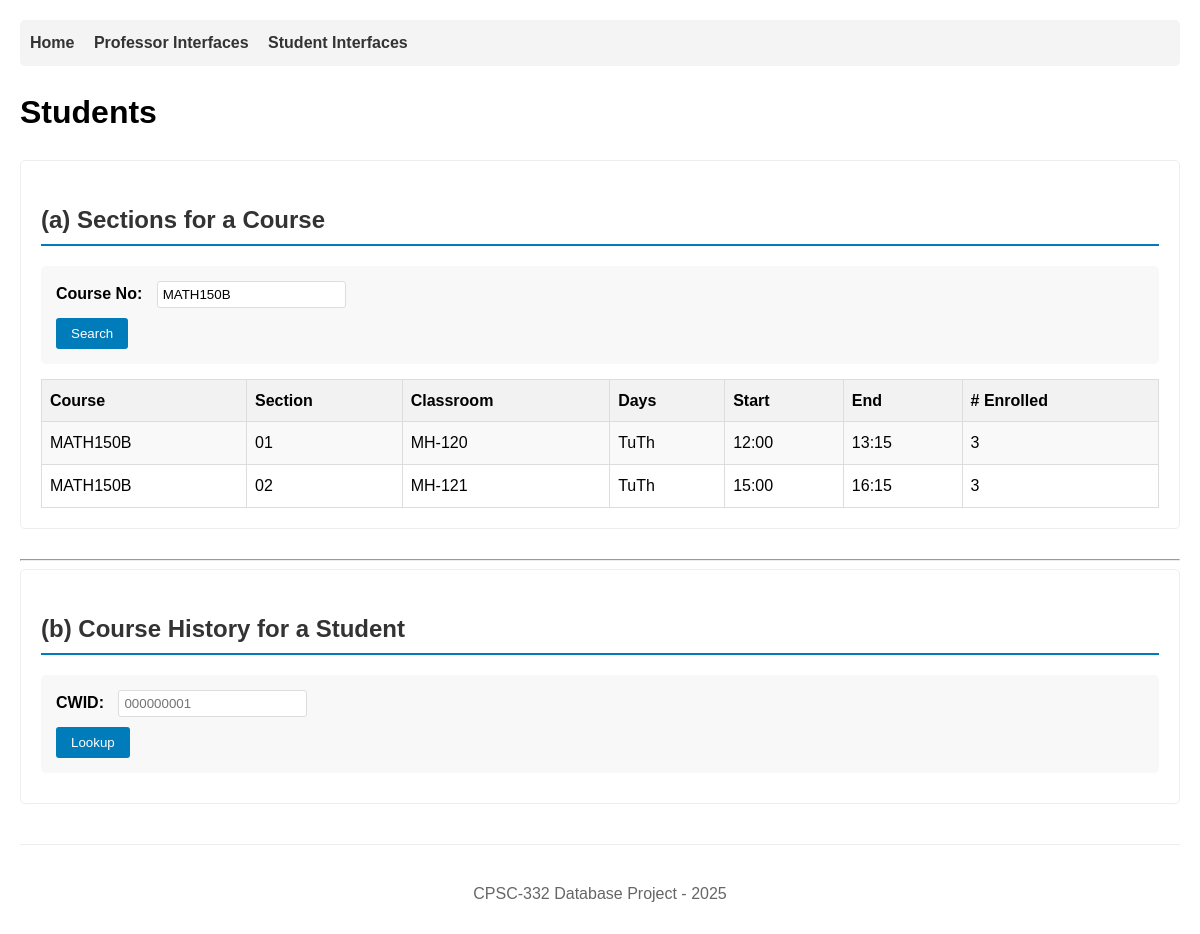
/students.php?course_no=MATH150B, run on the app's committed database.
### tables this page shows
CREATE TABLE sections (
  course_no      VARCHAR(10) NOT NULL,
  section_no     VARCHAR(8)  NOT NULL,
  classroom      VARCHAR(50),
  seats          INT,
  meeting_days   VARCHAR(10),        
  start_time     TIME,
  end_time       TIME,
  professor_ssn  CHAR(9) NOT NULL,
  PRIMARY KEY (course_no, section_no),
  CONSTRAINT fk_sec_course FOREIGN KEY (course_no) REFERENCES courses(course_no),
  CONSTRAINT fk_sec_prof   FOREIGN KEY (professor_ssn) REFERENCES professors(ssn)
);

### public/students.php (the view, shortened to what this page needs)
<?php
$pdo = db();
$sections = [];
if (isset($_GET['course_no'])) {
  $stmt = $pdo->prepare("
    SELECT s.course_no, s.section_no, s.classroom, s.meeting_days, s.start_time, s.end_time,
           COUNT(e.id) AS enrolled
    FROM sections s
    LEFT JOIN enrollments e
      ON e.course_no = s.course_no AND e.section_no = s.section_no
    WHERE s.course_no = ?
    GROUP BY s.course_no, s.section_no, s.classroom, s.meeting_days, s.start_time, s.end_time
    ORDER BY s.section_no
  ");
  $stmt->execute([$_GET['course_no']]);
  $sections = $stmt->fetchAll();
}
ob_start(); ?>
<section>
  <h2>(a) Sections for a Course</h2>
  <form method="get">
    <label>Course No: <input name="course_no" placeholder="CPSC332"
      value="<?= htmlspecialchars($_GET['course_no'] ?? '') ?>"></label>
    <button type="submit">Search</button>
  </form>
  <?php if ($sections): ?>
    <table>
      <tr><th>Course</th><th>Section</th><th>Classroom</th><th>Days</th><th>Start</th><th>End</th><th># Enrolled</th></tr>
      <?php foreach ($sections as $r): ?>
        <tr>
          <td><?= htmlspecialchars($r['course_no']) ?></td>
          <td><?= htmlspecialchars($r['section_no']) ?></td>
          <td><?= htmlspecialchars($r['classroom']) ?></td>
          <td><?= htmlspecialchars($r['meeting_days']) ?></td>
          <td><?= htmlspecialchars(substr($r['start_time'],0,5)) ?></td>
          <td><?= htmlspecialchars(substr($r['end_time'],0,5)) ?></td>
          <td><?= (int)$r['enrolled'] ?></td>
        </tr>
      <?php endforeach; ?>
    </table>
  <?php elseif (isset($_GET['course_no'])): ?>
    <p>No sections found.</p>
  <?php endif; ?>
</section>
<hr>
<section>
  <h2>(b) Course History for a Student</h2>
  <form method="get">
    <label>CWID: <input name="cw_id" placeholder="000000001"
      value="<?= htmlspecialchars($_GET['cw_id'] ?? '') ?>"></label>
    <button type="submit">Lookup</button>
  </form>
</section>
<?php
require __DIR__ . '/../app/views/layout.php';

### app/views/layout.php (style rules this page uses)
body { font-family: Arial, sans-serif; max-width: 1200px; margin: 0 auto; padding: 20px; line-height: 1.6; }
table { border-collapse: collapse; width: 100%; margin-top: 15px; }
th, td { border: 1px solid #ddd; padding: 8px; text-align: left; }
th { background-color: #f2f2f2; font-weight: bold; }
tr:nth-child(even) { background-color: #f9f9f9; }
form { background: #f8f8f8; padding: 15px; border-radius: 5px; margin: 10px 0; }
form label { display: block; margin-bottom: 10px; font-weight: bold; }
form input { padding: 5px; margin-left: 10px; border: 1px solid #ddd; border-radius: 3px; }
button { background: #007cba; color: white; padding: 8px 15px; border: none; border-radius: 3px; cursor: pointer; }
section { margin-bottom: 30px; padding: 20px; border: 1px solid #eee; border-radius: 5px; }
h2 { color: #333; border-bottom: 2px solid #007cba; padding-bottom: 5px; }

### data on the page
sections: course_no "MATH150B", section_no "01", classroom "MH-120", meeting_days "TuTh", start_time "12:00", end_time "13:15", enrolled "3"
sections: course_no "MATH150B", section_no "02", classroom "MH-121", meeting_days "TuTh", start_time "15:00", end_time "16:15", enrolled "3"

### other printed values
$title "Students"
